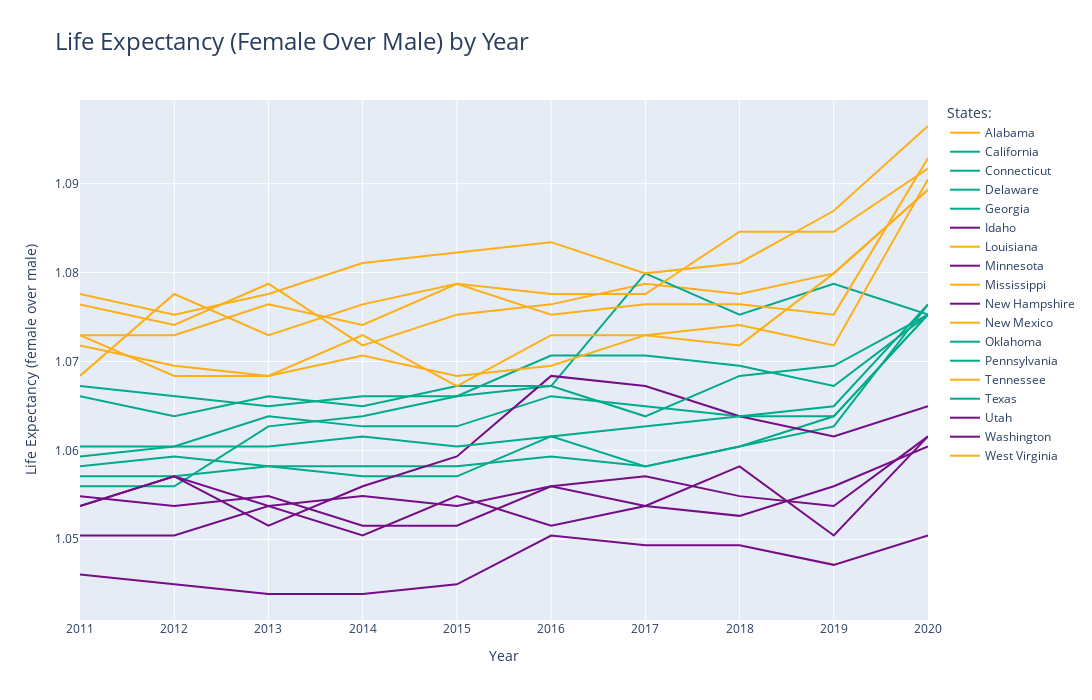

Write notebook code for a chart like this one.
### Markdown cell above
<h4> Rape Rate </h4>

* Divided the rape occurrences of a state by its population and multiply by 100,000
* In general, the trends across 14 states are steady except for Alaska; also, the differences between each state's rape rate are small. We also see some overlap between the middle 10% states and bottom 10% states
    * Alaska: Observe an abnormal and salient fluctuation compared to the rest of the states. Furthermore, it has a significant higher rape rate than the rest of the states
    * Missisipi: Observe a relatively sudden decrease from 2017 to 2018, followed by a mild increase from 2019 to 2020

### Code cell
import_feat = ['state_legislature','mngmt_job_wage_gap','rape_rate','life_exp_m_f','abortion_rate']

# Calculate the rank percentage for each state in 2011
df['pct_rank'] = df[df['year'] == 2020]['life_exp_f_m'].rank(pct=True)

# Divide states into three groups based on rank percentage
df['group'] = pd.cut(df['pct_rank'], bins=[0, 0.1, 0.45, 0.55, 0.9, 1.0], labels=[r'前10%', r'10%-45%', r'45%-55%', r'55%-90%', r'后10%'])

# Process each state's data individually and store it in a dictionary
states_data = {}
for state, data in df.groupby('state'):
    # Sort the data by year
    data = data.sort_values('year')
    # Construct Plotly's Trace object
    trace = go.Scatter(
        x=data['year'],
        y=data['life_exp_f_m'],
        name=state,
        line=dict(width=2),
        mode='lines',
        text=data['life_exp_f_m'],
        hovertemplate='<b>%{text:.2f}%</b><brstate: %{name}<br>year: %{x}'
    )
    # Assign the corresponding color according to which group the state belongs to
    if r'前10%' in data['group'].unique():
        
        trace.update(line=dict(color='#750D86'))
        states_data[state] = trace

    elif r'后10%' in data['group'].unique():
        trace.update(line=dict(color='#FEAF16'))
        states_data[state] = trace

    elif r'45%-55%' in data['group'].unique():
        trace.update(line=dict(color='#00AB8B'))
        states_data[state] = trace

    # Store a Trace object for each state

# Construct Plotly's Figure object
fig = go.Figure(list(states_data.values()))

# Add a chart title and axis labels
fig.update_layout(title='Life Expectancy (Female Over Male) by Year',
                  title_font_size=24,
                  legend_title='States:',
                xaxis_title='Year',
                yaxis_title='Life Expectancy (female over male)',
                width=1200,
                height=700)

# show chart
fig.show()

### Figure 1 — Plotly figure (JSON) as saved in the notebook; plotly's stock layout.template omitted (floating-point values rounded to 4 significant figures)
{"data": [{"hovertemplate": "<b>%{text:.2f}%</b><brstate: %{name}<br>year: %{x}", "line": {"color": "#FEAF16", "width": 2}, "mode": "lines", "name": "Alabama", "text": [1.076, 1.074, 1.079, 1.072, 1.075, 1.076, 1.079, 1.078, 1.08, 1.089], "type": "scatter", "x": [2011, 2012, 2013, 2014, 2015, 2016, 2017, 2018, 2019, 2020], "y": [1.076, 1.074, 1.079, 1.072, 1.075, 1.076, 1.079, 1.078, 1.08, 1.089]}, {"hovertemplate": "<b>%{text:.2f}%</b><brstate: %{name}<br>year: %{x}", "line": {"color": "#00AB8B", "width": 2}, "mode": "lines", "name": "California", "text": [1.057, 1.057, 1.058, 1.058, 1.058, 1.059, 1.058, 1.06, 1.063, 1.076], "type": "scatter", "x": [2011, 2012, 2013, 2014, 2015, 2016, 2017, 2018, 2019, 2020], "y": [1.057, 1.057, 1.058, 1.058, 1.058, 1.059, 1.058, 1.06, 1.063, 1.076]}, {"hovertemplate": "<b>%{text:.2f}%</b><brstate: %{name}<br>year: %{x}", "line": {"color": "#00AB8B", "width": 2}, "mode": "lines", "name": "Connecticut", "text": [1.058, 1.059, 1.058, 1.057, 1.057, 1.062, 1.058, 1.06, 1.064, 1.075], "type": "scatter", "x": [2011, 2012, 2013, 2014, 2015, 2016, 2017, 2018, 2019, 2020], "y": [1.058, 1.059, 1.058, 1.057, 1.057, 1.062, 1.058, 1.06, 1.064, 1.075]}, {"hovertemplate": "<b>%{text:.2f}%</b><brstate: %{name}<br>year: %{x}", "line": {"color": "#00AB8B", "width": 2}, "mode": "lines", "name": "Delaware", "text": [1.056, 1.056, 1.063, 1.064, 1.066, 1.067, 1.08, 1.075, 1.079, 1.075], "type": "scatter", "x": [2011, 2012, 2013, 2014, 2015, 2016, 2017, 2018, 2019, 2020], "y": [1.056, 1.056, 1.063, 1.064, 1.066, 1.067, 1.08, 1.075, 1.079, 1.075]}, {"hovertemplate": "<b>%{text:.2f}%</b><brstate: %{name}<br>year: %{x}", "line": {"color": "#00AB8B", "width": 2}, "mode": "lines", "name": "Georgia", "text": [1.06, 1.06, 1.064, 1.063, 1.063, 1.066, 1.065, 1.064, 1.064, 1.075], "type": "scatter", "x": [2011, 2012, 2013, 2014, 2015, 2016, 2017, 2018, 2019, 2020], "y": [1.06, 1.06, 1.064, 1.063, 1.063, 1.066, 1.065, 1.064, 1.064, 1.075]}, {"hovertemplate": "<b>%{text:.2f}%</b><brstate: %{name}<br>year: %{x}", "line": {"color": "#750D86", "width": 2}, "mode": "lines", "name": "Idaho", "text": [1.05, 1.05, 1.054, 1.05, 1.055, 1.052, 1.054, 1.058, 1.05, 1.062], "type": "scatter", "x": [2011, 2012, 2013, 2014, 2015, 2016, 2017, 2018, 2019, 2020], "y": [1.05, 1.05, 1.054, 1.05, 1.055, 1.052, 1.054, 1.058, 1.05, 1.062]}, {"hovertemplate": "<b>%{text:.2f}%</b><brstate: %{name}<br>year: %{x}", "line": {"color": "#FEAF16", "width": 2}, "mode": "lines", "name": "Louisiana", "text": [1.073, 1.073, 1.076, 1.074, 1.079, 1.075, 1.076, 1.076, 1.075, 1.093], "type": "scatter", "x": [2011, 2012, 2013, 2014, 2015, 2016, 2017, 2018, 2019, 2020], "y": [1.073, 1.073, 1.076, 1.074, 1.079, 1.075, 1.076, 1.076, 1.075, 1.093]}, {"hovertemplate": "<b>%{text:.2f}%</b><brstate: %{name}<br>year: %{x}", "line": {"color": "#750D86", "width": 2}, "mode": "lines", "name": "Minnesota", "text": [1.055, 1.054, 1.055, 1.052, 1.052, 1.056, 1.054, 1.053, 1.056, 1.06], "type": "scatter", "x": [2011, 2012, 2013, 2014, 2015, 2016, 2017, 2018, 2019, 2020], "y": [1.055, 1.054, 1.055, 1.052, 1.052, 1.056, 1.054, 1.053, 1.056, 1.06]}, {"hovertemplate": "<b>%{text:.2f}%</b><brstate: %{name}<br>year: %{x}", "line": {"color": "#FEAF16", "width": 2}, "mode": "lines", "name": "Mississippi", "text": [1.078, 1.075, 1.078, 1.081, 1.082, 1.083, 1.08, 1.081, 1.087, 1.096], "type": "scatter", "x": [2011, 2012, 2013, 2014, 2015, 2016, 2017, 2018, 2019, 2020], "y": [1.078, 1.075, 1.078, 1.081, 1.082, 1.083, 1.08, 1.081, 1.087, 1.096]}, {"hovertemplate": "<b>%{text:.2f}%</b><brstate: %{name}<br>year: %{x}", "line": {"color": "#750D86", "width": 2}, "mode": "lines", "name": "New Hampshire", "text": [1.054, 1.057, 1.052, 1.056, 1.059, 1.068, 1.067, 1.064, 1.062, 1.065], "type": "scatter", "x": [2011, 2012, 2013, 2014, 2015, 2016, 2017, 2018, 2019, 2020], "y": [1.054, 1.057, 1.052, 1.056, 1.059, 1.068, 1.067, 1.064, 1.062, 1.065]}, {"hovertemplate": "<b>%{text:.2f}%</b><brstate: %{name}<br>year: %{x}", "line": {"color": "#FEAF16", "width": 2}, "mode": "lines", "name": "New Mexico", "text": [1.068, 1.078, 1.073, 1.076, 1.079, 1.078, 1.078, 1.085, 1.085, 1.092], "type": "scatter", "x": [2011, 2012, 2013, 2014, 2015, 2016, 2017, 2018, 2019, 2020], "y": [1.068, 1.078, 1.073, 1.076, 1.079, 1.078, 1.078, 1.085, 1.085, 1.092]}, {"hovertemplate": "<b>%{text:.2f}%</b><brstate: %{name}<br>year: %{x}", "line": {"color": "#00AB8B", "width": 2}, "mode": "lines", "name": "Oklahoma", "text": [1.066, 1.064, 1.066, 1.065, 1.067, 1.067, 1.064, 1.068, 1.07, 1.075], "type": "scatter", "x": [2011, 2012, 2013, 2014, 2015, 2016, 2017, 2018, 2019, 2020], "y": [1.066, 1.064, 1.066, 1.065, 1.067, 1.067, 1.064, 1.068, 1.07, 1.075]}, {"hovertemplate": "<b>%{text:.2f}%</b><brstate: %{name}<br>year: %{x}", "line": {"color": "#00AB8B", "width": 2}, "mode": "lines", "name": "Pennsylvania", "text": [1.067, 1.066, 1.065, 1.066, 1.066, 1.071, 1.071, 1.07, 1.067, 1.075], "type": "scatter", "x": [2011, 2012, 2013, 2014, 2015, 2016, 2017, 2018, 2019, 2020], "y": [1.067, 1.066, 1.065, 1.066, 1.066, 1.071, 1.071, 1.07, 1.067, 1.075]}, {"hovertemplate": "<b>%{text:.2f}%</b><brstate: %{name}<br>year: %{x}", "line": {"color": "#FEAF16", "width": 2}, "mode": "lines", "name": "Tennessee", "text": [1.072, 1.07, 1.068, 1.071, 1.068, 1.07, 1.073, 1.072, 1.08, 1.089], "type": "scatter", "x": [2011, 2012, 2013, 2014, 2015, 2016, 2017, 2018, 2019, 2020], "y": [1.072, 1.07, 1.068, 1.071, 1.068, 1.07, 1.073, 1.072, 1.08, 1.089]}, {"hovertemplate": "<b>%{text:.2f}%</b><brstate: %{name}<br>year: %{x}", "line": {"color": "#00AB8B", "width": 2}, "mode": "lines", "name": "Texas", "text": [1.059, 1.06, 1.06, 1.062, 1.06, 1.062, 1.063, 1.064, 1.065, 1.076], "type": "scatter", "x": [2011, 2012, 2013, 2014, 2015, 2016, 2017, 2018, 2019, 2020], "y": [1.059, 1.06, 1.06, 1.062, 1.06, 1.062, 1.063, 1.064, 1.065, 1.076]}, {"hovertemplate": "<b>%{text:.2f}%</b><brstate: %{name}<br>year: %{x}", "line": {"color": "#750D86", "width": 2}, "mode": "lines", "name": "Utah", "text": [1.046, 1.045, 1.044, 1.044, 1.045, 1.05, 1.049, 1.049, 1.047, 1.05], "type": "scatter", "x": [2011, 2012, 2013, 2014, 2015, 2016, 2017, 2018, 2019, 2020], "y": [1.046, 1.045, 1.044, 1.044, 1.045, 1.05, 1.049, 1.049, 1.047, 1.05]}, {"hovertemplate": "<b>%{text:.2f}%</b><brstate: %{name}<br>year: %{x}", "line": {"color": "#750D86", "width": 2}, "mode": "lines", "name": "Washington", "text": [1.054, 1.057, 1.054, 1.055, 1.054, 1.056, 1.057, 1.055, 1.054, 1.062], "type": "scatter", "x": [2011, 2012, 2013, 2014, 2015, 2016, 2017, 2018, 2019, 2020], "y": [1.054, 1.057, 1.054, 1.055, 1.054, 1.056, 1.057, 1.055, 1.054, 1.062]}, {"hovertemplate": "<b>%{text:.2f}%</b><brstate: %{name}<br>year: %{x}", "line": {"color": "#FEAF16", "width": 2}, "mode": "lines", "name": "West Virginia", "text": [1.073, 1.068, 1.068, 1.073, 1.067, 1.073, 1.073, 1.074, 1.072, 1.091], "type": "scatter", "x": [2011, 2012, 2013, 2014, 2015, 2016, 2017, 2018, 2019, 2020], "y": [1.073, 1.068, 1.068, 1.073, 1.067, 1.073, 1.073, 1.074, 1.072, 1.091]}], "layout": {"height": 700, "legend": {"title": {"text": "States:"}}, "title": {"font": {"size": 24}, "text": "Life Expectancy (Female Over Male) by Year"}, "width": 1200, "xaxis": {"title": {"text": "Year"}}, "yaxis": {"title": {"text": "Life Expectancy (female over male)"}}}}
